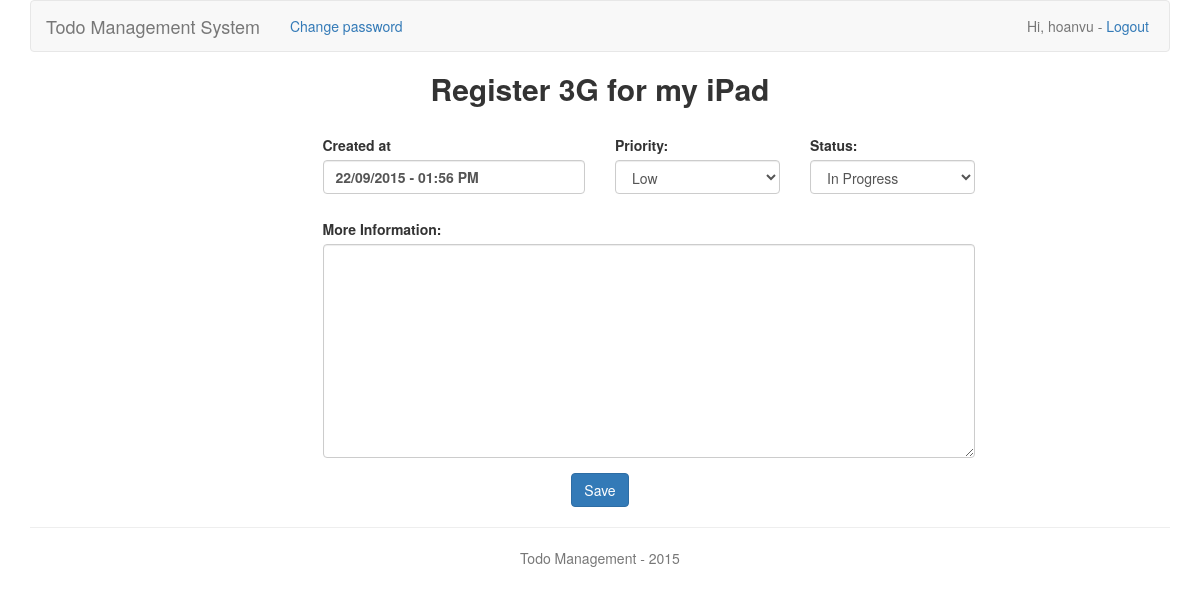
Screenshot of /todo/details/5/ (signed in) with the database file from the repository.
### todo/models.py (models this page shows, shortened)
class Todo(models.Model):
    owner = models.ForeignKey(User)
    content = models.CharField(max_length=150, blank=False)
    created_date = models.DateTimeField('Created date', auto_now_add=True)
    moreinfo = models.CharField(max_length=400, blank=True)
    STATUS = (
        (0, 'In Progress'),
        (1, 'Pending'),
        (2, 'Done'),
        (3, 'Cancelled'),
    )
    status = models.IntegerField(choices=STATUS, default=0)
    PRIORITY = (
        (0, 'Low'),
        (1, 'Medium'),
        (2, 'High'),
    )
    priority = models.IntegerField(choices=PRIORITY, default=0)

### todo/views.py (the view)
# urls.py: url(r'^details/(\d+)/$', views.todo_details, name='todo_details'),
@login_required
def todo_details(request, todo_id):
    todo = Todo.objects.get(id=todo_id)
    priority_list = Todo._meta.get_field('priority').choices
    status_list = Todo._meta.get_field('status').choices
    detail_form = DetailForm(instance=todo)
    return render(request, 'todo/details.html', {
        'todo': todo,
        'priority_list': priority_list,
        'status_list': status_list,
        'detail_form': detail_form,
    })

### todo/forms.py
class DetailForm(ModelForm):
    class Meta:
        model = Todo
        fields = ['priority', 'status', 'moreinfo']
        widgets = {
            'moreinfo': forms.Textarea(attrs={'rows': 10}),
        }
        labels = {
            'moreinfo': 'More Information:',
        }

### todo/templates/todo/details.html (shortened to what this page needs)
{% extends 'todo/_base.html' %}
{% load widget_tweaks %}
{% block body %}
<h2 class="text-center"> <strong>{{ todo.content }}</strong></h2>
<br>
<form action="{% url 'todo:edit_todo' todo.id %}" method="post">
	<div class="form-group">
		<div class="row">
			<div class="col-md-3"></div>
			<div class="col-md-3">
				<label>Created at</label>
				<label class="form-control">
					{{ todo.created_date | date:'d/m/Y' }} -
					{{ todo.created_date | date:'h:i A' }}
				</label>
			</div>
			<div class="col-md-2">
				{{ detail_form.priority.label_tag }}
				{{ detail_form.priority | attr:"class:form-control" }}
			</div>
			<div class="col-md-2">
				{{ detail_form.status.label_tag }}
				{{ detail_form.status | attr:"class:form-control" }}
			</div>
			<div class="col-md-2"></div>
		</div>
		<br>
		<div class="row">
			<div class="col-md-3"></div>
			<div class="col-md-7">
				{{ detail_form.moreinfo.label_tag }}
				{{ detail_form.moreinfo | attr:"class:form-control" }}
			</div>
			<div class="col-md-2"></div>
		</div>
	</div>
	<div class="text-center">
		<input type="submit" value="Save" class="btn btn-primary">
	</div>
</form>
{% endblock %}

### todo/templates/todo/_base.html (shortened to what this page needs)
<!DOCTYPE html>
{% load staticfiles %}
<link rel="stylesheet" href="{% static 'todo/css/bootstrap.min.css' %}">
<link rel="stylesheet" href="{% static 'todo/css/style.css' %}">
<div class="container">
	<nav class="navbar navbar-default">
		<div class="container-fluid">
			<a class="navbar-brand" href="{% url 'todo:index' %}">Todo Management System</a>
			{% if user.is_authenticated %}
				<p class="navbar-text navbar-left">
					<a href="{% url 'accounts:change_password' %}">Change password</a>
				</p>
				<p class="navbar-text navbar-right logout"> Hi, {{ user.username }} -
					<a href="{% url 'accounts:user_logout' %}">
						Logout
					</a>
				</p>
			{% else %}
				<p class="navbar-text navbar-right register">
					<a href="{% url 'accounts:user_register' %}"> Register an account </a>
				</p>
			{% endif %}
		</div>
	</nav>
	{% block body %}
	{% endblock %}
	<hr>
	<footer>
		<p class="text-muted text-center credit"> Todo Management - 2015 </p>
	</footer>
</div>

### todo/static/todo/css/style.css (style rules this page uses)
.logout, .register { padding-right: 20px; }

### rows the page displays
Todo: content "Register 3G for my iPad", created_date "22/09/2015", created_date "01:56 PM", priority "Low", status "In Progress"

### other values shown
{{ user.username }} "hoanvu"
{{ detail_form.priority.label_tag }} "Priority:"
{{ detail_form.status.label_tag }} "Status:"
{{ detail_form.moreinfo.label_tag }} "More Information:"
